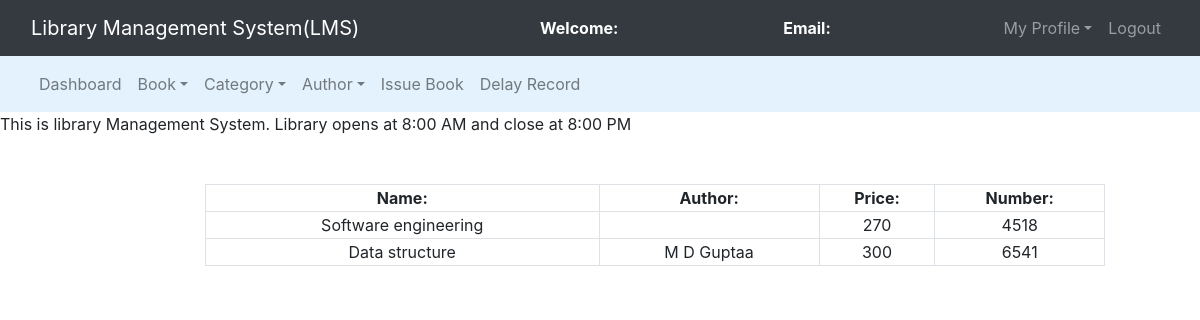
The page /admin/regbooks.php on the database as committed earlier.
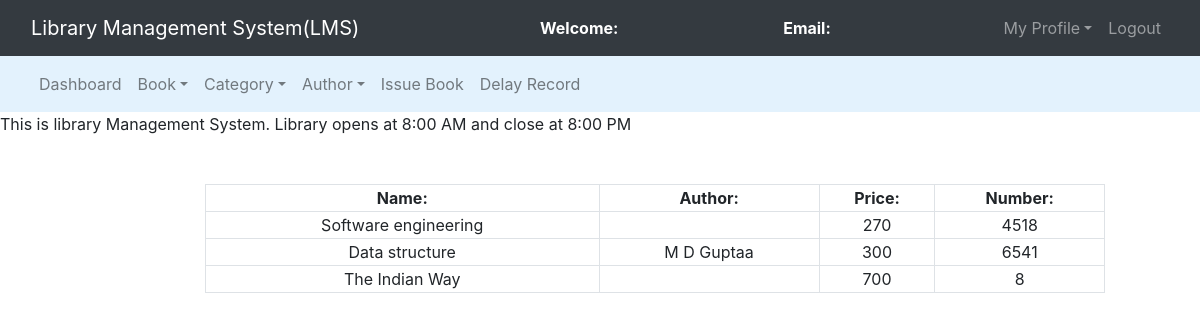
The same page on the database as committed later.
### tables this page shows
CREATE TABLE `books` (
  `book_id` int(11) NOT NULL,
  `book_name` varchar(250) NOT NULL,
  `author_id` int(11) NOT NULL,
  `cat_id` int(11) NOT NULL,
  `book_no` int(11) NOT NULL,
  `book_price` int(11) NOT NULL
);

CREATE TABLE `authors` (
  `author_id` int(11) NOT NULL,
  `author_name` varchar(250) NOT NULL,
  `No_Of_Books` int(11) NOT NULL,
  `Origin` varchar(30) NOT NULL,
  `Gender` char(1) NOT NULL
);

### admin/regbooks.php (the view, shortened to what this page needs)
<?php
	$connection = mysqli_connect("localhost","root","");
	$query = "select books.book_name,books.book_no,books.book_price,authors.author_name from books left join authors on books.author_id = authors.author_id";
?>
<!DOCTYPE html>
<html>
<head>
	<link rel="stylesheet" type="text/css" href="../bootstrap-4.4.1/css/bootstrap.min.css">
</head>
<body>
	<nav class="navbar navbar-expand-lg navbar-dark bg-dark">
		<div class="container-fluid">
			<div class="navbar-header">
				<a class="navbar-brand" href="index.php">Library Management System(LMS)</a>
			</div>
			<font style="color: white"><span><strong>Welcome: <?php echo $_SESSION['name'];?></strong></span></font>
			<font style="color: white"><span><strong>Email: <?php echo $_SESSION['email'];?></strong></span></font>
			<ul class="nav navbar-nav navbar-right">
				<li class="nav-item dropdown">
					<a class="nav-link dropdown-toggle" data-toggle="dropdown">My Profile</a>
				</li>
				<li class="nav-item"><a class="nav-link" href="../logout.php">Logout</a></li>
			</ul>
		</div>
	</nav>
<nav class="navbar navbar-expand-lg navbar-light" style="background-color: #e3f2fd">
	<div class="container-fluid">
		<ul class="nav navbar-nav navbar-center">
			<li class="nav-item">
				<a href="admin_dashboard.php" class="nav-link">Dashboard</a>
			</li>
			<li class="nav-item dropdown">
				<a class="nav-link dropdown-toggle" data-toggle="dropdown">Book</a>
			</li>
			<li class="nav-item dropdown">
				<a class="nav-link dropdown-toggle" data-toggle="dropdown">Category</a>
			</li>
			<li class="nav-item dropdown">
				<a class="nav-link dropdown-toggle" data-toggle="dropdown">Author</a>
			</li>
			<li class="nav-item">
				<a href="issue_book.php" class="nav-link">Issue Book</a>
			</li>
			<li class="nav-item">
				<a href="delay_display.php" class="nav-link">Delay Record</a>
			</li>
		</ul>
	</div>
</nav>
<span><marquee>This is library Management System. Library opens at 8:00 AM and close at 8:00 PM</marquee></span><br><br>
<div class="row">
	<div class="col-md-2"></div>
	<div class="col-md-8">
		<form>
			<table class="table-bordered" width="900px" style="text-align: center">
				<tr>
					<th>Name:</th>
					<th>Author:</th>
					<th>Price:</th>
					<th>Number:</th>
				</tr>
				<?php
					$query_run = mysqli_query($connection,$query);
					while($row = mysqli_fetch_assoc($query_run)){
						$book_name = $row['book_name'];
						$author_name = $row['author_name'];
						$price = $row['book_price'];
						$book_no = $row['book_no'];
				?>
						<tr>
							<td><?php echo $book_name;?></td>
							<td><?php echo $author_name;?></td>
							<td><?php echo $price;?></td>
							<td><?php echo $book_no;?></td>
						</tr>
						<?php
					}
				?>
			</table>
		</form>
	</div>
	<div class="col-md-2"></div>
</div>
</body>
</html>

Rows that differ between the two databases and show on the page:
added books: book_name "The Indian Way", book_price "700", book_no "8"
